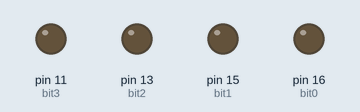
A program run on a simulated Raspberry Pi (header pin numbers). Shown: output pins drawn as LEDs (lit = HIGH).

Above: at 0.1 s.
At 4.1 s:
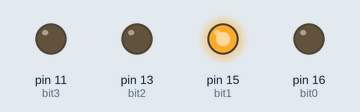
At 8.1 s:
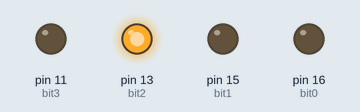
At 18.1 s:
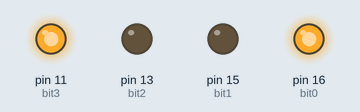
At 28.1 s:
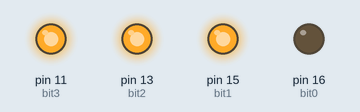
At 38.1 s:
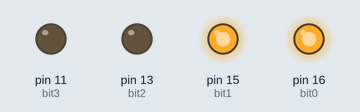
Timing chart, 0 to 39.6 s (numbered marks = the images above):
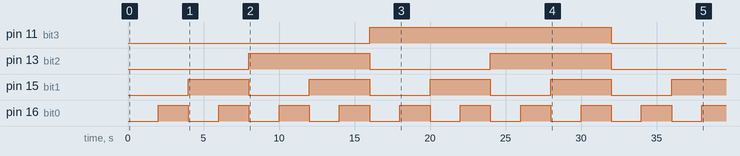

The program:

counter_4bit.py
```python
import RPi.GPIO as GPIO
from time import sleep

# General setup for GPIO pins
GPIO.setwarnings(False)
GPIO.setmode(GPIO.BOARD)

# Pins connected to LEDs
bit0 = 16
bit1 = 15
bit2 = 13
bit3 = 11

# Pin modes

GPIO.setup(bit0, GPIO.OUT, initial=GPIO.LOW)
GPIO.setup(bit1, GPIO.OUT, initial=GPIO.LOW)
GPIO.setup(bit2, GPIO.OUT, initial=GPIO.LOW)
GPIO.setup(bit3, GPIO.OUT, initial=GPIO.LOW)

# on and off
states = GPIO.LOW, GPIO.HIGH

def run_counter():

        for b3_val in states:
                for b2_val in states:
                        for b1_val in states:
                                for b0_val in states:
                                        GPIO.output(bit0, b0_val)
                                        GPIO.output(bit1, b1_val)
                                        GPIO.output(bit2, b2_val)
                                        GPIO.output(bit3, b3_val)
                                        sleep(2)


for _ in range(10):

	run_counter()

GPIO.cleanup()
```

Measured:
- by itself, pin 11 (bit3): LOW → HIGH at 16.0 s, → LOW 16.0 s later
- by itself, pin 13 (bit2): alternates HIGH for 8.0 s and LOW for 8.0 s
- by itself, pin 15 (bit1): alternates HIGH for 4.0 s and LOW for 4.0 s
- by itself, pin 16 (bit0): alternates HIGH for 2.0 s and LOW for 2.0 s
